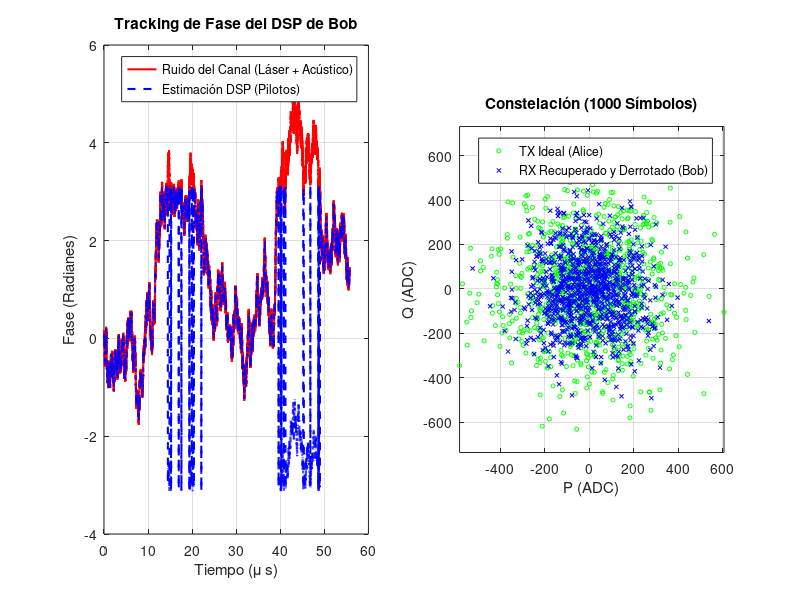

MATLAB code to generate this figure:
%% ========================================================================
%  MASTER TESTBENCH: END-TO-END CV-QKD (Láser -> Fibra -> DSP -> Math)
% ========================================================================
clear; clc; close all;

%% 1. PARÁMETROS DEL SISTEMA
ENABLE_EXPORT_VIVADO = true;

% --- Parámetros de Trama y Memoria ---
L_trama     = 16;      % 1 Piloto + 15 Datos
N_BOB_DATA  = 52224;   % Datos útiles que caben en la RAM de Bob
N_FRAMES    = ceil(N_BOB_DATA / 15); % ~3482 tramas
N_SAMPLES   = 26112;   % Datos sacrificados para la estimación

% En la fibra viajan los datos + los pilotos. Sumamos 1 piloto final para interpolar
N_FIBER     = N_FRAMES * L_trama + 1; 

% --- Parámetros Físicos del Canal ---
Ts           = 1e-9;   % Tiempo de símbolo (1 Gbaud)
T_real       = 0.5;    % Transmitancia real de la fibra
xi_real      = 0.02;   % Ruido en exceso cuántico (SNU)
V_A_snu      = 4.0;    % Varianza de Alice (SNU)
V_elec_snu   = 0.1;    % Ruido electrónico (SNU)
eta_detector = 0.6;    % Eficiencia del fotodiodo

% --- Calibración del Hardware (ADC) ---
N0_adc_var   = 10000;  % Varianza para 1 SNU
Amp_Piloto   = 20000;  % Amplitud fuerte para el pulso piloto (para no perder fase)

%% 2. MODELO DE RUIDO DE FASE DEL CANAL (Tu código integrado)
disp('1. Generando Perfil de Ruido de Fase (Wiener + Acústico)...');
t = (0:N_FIBER-1)' * Ts;

% A) Proceso de Wiener (Ancho de línea del láser 100 kHz)
sigma_w = sqrt(2 * pi * 100e3 * Ts); 
ruido_wiener = sigma_w * randn(N_FIBER, 1);
fase_wiener = cumsum(ruido_wiener);  

% B) Ruido Acústico (500 Hz)
f_acustica = 500; 
A_acustica = 0.5; 
fase_acustica = A_acustica * sin(2 * pi * f_acustica * t);

% C) Deriva Total
fase_total_canal = fase_wiener + fase_acustica;

%% 3. ALICE: GENERACIÓN CUÁNTICA CON PILOTOS INTERCALADOS
disp('2. Alice transmitiendo (Datos + Pilotos)...');
VarA_adc = V_A_snu * N0_adc_var;

P_A_tx = zeros(N_FIBER, 1);
Q_A_tx = zeros(N_FIBER, 1);

idx_pilotos = 1:L_trama:N_FIBER;
idx_datos   = setdiff(1:N_FIBER, idx_pilotos);

% Alice genera ruido Gaussiano para los datos
P_A_tx(idx_datos) = sqrt(VarA_adc) * randn(length(idx_datos), 1);
Q_A_tx(idx_datos) = sqrt(VarA_adc) * randn(length(idx_datos), 1);

% Alice inserta los pilotos fuertes en la cuadratura P (Fase 0)
P_A_tx(idx_pilotos) = Amp_Piloto;
Q_A_tx(idx_pilotos) = 0;

%% 4. EL CANAL: ATENUACIÓN Y AWGN
disp('3. La fibra atenúa e inyecta AWGN...');
Ruido_Total_snu = 1.0 + V_elec_snu + (T_real * eta_detector * xi_real);
Ruido_Total_adc = Ruido_Total_snu * N0_adc_var;

Z_noise_P = sqrt(Ruido_Total_adc) * randn(N_FIBER, 1);
Z_noise_Q = sqrt(Ruido_Total_adc) * randn(N_FIBER, 1);

% Rotación de Fase + Atenuación + AWGN
P_rx_ideal = sqrt(T_real * eta_detector) * P_A_tx;
Q_rx_ideal = sqrt(T_real * eta_detector) * Q_A_tx;

P_B_rx = P_rx_ideal .* cos(fase_total_canal) - Q_rx_ideal .* sin(fase_total_canal) + Z_noise_P;
Q_B_rx = P_rx_ideal .* sin(fase_total_canal) + Q_rx_ideal .* cos(fase_total_canal) + Z_noise_Q;

%% 5. RECEPCIÓN Y DSP DE BOB (Recuperación de Fase Vectorizada)
disp('4. DSP de Bob: Siguiendo y deshaciendo la fase (Unwrap)...');

% 1. Extracción de los pilotos recibidos y cálculo de su fase cruda
P_pilotos_rx = P_B_rx(idx_pilotos);
Q_pilotos_rx = Q_B_rx(idx_pilotos);

fase_pilotos_raw = atan2(Q_pilotos_rx, P_pilotos_rx);

% 2. EL SECRETO: Desenrollar la fase para evitar saltos de 2*pi
fase_pilotos_limpia = unwrap(fase_pilotos_raw);

% 3. Interpolación lineal para estimar la fase de todos los símbolos
% (interp1 interpola los huecos de los datos basándose en los pilotos)
fase_estimada = interp1(idx_pilotos, fase_pilotos_raw, (1:N_FIBER)', 'linear');
fase_estimada_datos = fase_estimada(idx_datos);

% (Pequeño arreglo por si el último símbolo queda fuera de la interpolación)
fase_estimada(isnan(fase_estimada)) = fase_estimada(find(~isnan(fase_estimada), 1, 'last'));

% 4. Des-rotación de toda la trama a la vez (DSP Vectorizado)
P_B_rec_full = P_B_rx .* cos(-fase_estimada) - Q_B_rx .* sin(-fase_estimada);
Q_B_rec_full = P_B_rx .* sin(-fase_estimada) + Q_B_rx .* cos(-fase_estimada);

% 5. Extraemos solo los datos útiles (descartando los pilotos de la trama)
P_A_data = P_A_tx(idx_datos); 
Q_A_data = Q_A_tx(idx_datos);
P_B_rec  = P_B_rec_full(idx_datos);
Q_B_rec  = Q_B_rec_full(idx_datos);

% 6. Truncamos al tamaño exacto de la RAM de Bob
P_A_data = P_A_data(1:N_BOB_DATA);
Q_A_data = Q_A_data(1:N_BOB_DATA);
P_B_rec  = P_B_rec(1:N_BOB_DATA);
Q_B_rec  = Q_B_rec(1:N_BOB_DATA);

% Cuantizamos a 16 bits todo lo recuperado (Bob RAM) y lo original (Alice RAM)
P_A_int = int16(round(P_A_data)); Q_A_int = int16(round(Q_A_data));
P_B_int = int16(round(P_B_rec));  Q_B_int = int16(round(Q_B_rec));

%% 6. SELECCIÓN DE PUNTEROS Y ESTIMACIÓN FLOTANTE (MATLAB IDEAL)
disp('5. Seleccionando muestras de sacrificio y calculando métricas...');
punteros = randperm(N_BOB_DATA, N_SAMPLES)' - 1;

% Sacamos las muestras correlacionadas usando los punteros
P_B_sac = P_B_int(punteros + 1); Q_B_sac = Q_B_int(punteros + 1);
P_A_sac = P_A_int(punteros + 1); Q_A_sac = Q_A_int(punteros + 1);

% Funciones nativas de MATLAB (Flotante)
var_B_float = (var(double(P_B_sac), 1) + var(double(Q_B_sac), 1)) / 2;
cov_mat_P = cov(double(P_A_sac), double(P_B_sac), 1);
cov_mat_Q = cov(double(Q_A_sac), double(Q_B_sac), 1);
cov_AB_float = (cov_mat_P(1,2) + cov_mat_Q(1,2)) / 2;

Sigma_Sq_ideal   = var_B_float;
Sigma_ideal      = sqrt(Sigma_Sq_ideal);
Sqrt_T_eta_ideal = cov_AB_float / VarA_adc;
T_eta_ideal = Sqrt_T_eta_ideal^2; % T * eta = (Cov / VarA)^2

%% 7. EMULACIÓN PUNTO FIJO (LLR_Math_Unit FPGA)
disp('6. Emulando el Hardware de Punto Fijo (FPGA)...');

sum_P_B = sum(int64(P_B_sac)); sum_sq_P_B = sum(int64(P_B_sac).^2);
sum_Q_B = sum(int64(Q_B_sac)); sum_sq_Q_B = sum(int64(Q_B_sac).^2);
sum_P_A = sum(int64(P_A_sac)); sum_cov_P  = sum(int64(P_A_sac) .* int64(P_B_sac));
sum_Q_A = sum(int64(Q_A_sac)); sum_cov_Q  = sum(int64(Q_A_sac) .* int64(Q_B_sac));

N_int = int64(N_SAMPLES); INV_2N2 = int64(206409);
cross_P_AB = sum_P_A * sum_P_B; cross_Q_AB = sum_Q_A * sum_Q_B;
sq_sum_P_B = sum_P_B * sum_P_B; sq_sum_Q_B = sum_Q_B * sum_Q_B;

num_cov_AB = (N_int * (sum_cov_P + sum_cov_Q)) - (cross_P_AB + cross_Q_AB);
num_var_B  = (N_int * (sum_sq_P_B + sum_sq_Q_B)) - (sq_sum_P_B + sq_sum_Q_B);

cov_AB_pure = bitshift(typecast(uint64(num_cov_AB) .* uint64(INV_2N2), 'int64'), -48); 
var_B_pure  = bitshift(typecast(uint64(num_var_B)  .* uint64(INV_2N2), 'int64'), -48);

Sigma_Sq_fp  = var_B_pure;
T_raw_15bits = bitshift(cov_AB_pure * 32768, 0) / int64(VarA_adc);
Sqrt_T_eta_fp = T_raw_15bits * 2;
T_eta_fp = bitshift(int64(Sqrt_T_eta_fp)^2, -16);

Sigma_raw_cordic = floor(sqrt(double(Sigma_Sq_fp)));
Sigma_fp         = int64(Sigma_raw_cordic) * 65536;

%% 8. GRÁFICAS DEL GEMELO DIGITAL
figure('Name', 'End-to-End QKD Tracker', 'Position', [100, 100, 1200, 600]);

% Gráfica de Ruido de Fase (DSP vs Canal)
subplot(1, 2, 1);
plot(t * 1e6, fase_total_canal, 'r', 'LineWidth', 1.5); hold on;
plot(t * 1e6, fase_estimada, 'b--', 'LineWidth', 1.5);
title('Tracking de Fase del DSP de Bob');
xlabel('Tiempo (\mu s)'); ylabel('Fase (Radianes)');
legend('Ruido del Canal (Láser + Acústico)', 'Estimación DSP (Pilotos)');
grid on;

% Constelación de los datos recuperados (Primeros 1000)
subplot(1, 2, 2);
plot(P_A_data(1:1000), Q_A_data(1:1000), 'go', 'MarkerSize', 3); hold on;
plot(P_B_rec(1:1000), Q_B_rec(1:1000), 'bx', 'MarkerSize', 3);
title('Constelación (1000 Símbolos)');
xlabel('P (ADC)'); ylabel('Q (ADC)');
legend('TX Ideal (Alice)', 'RX Recuperado y Derrotado (Bob)');
grid on; axis equal;

%% 9. TABLA DE RESULTADOS Y EXPORTACIÓN
disp('============================================================================');
disp('   MÉTRICA            |   FLOTANTE (Ideal)  |   PUNTO FIJO (FPGA) |  ERROR  ');
disp('----------------------+---------------------+---------------------+---------');
fprintf(' T (Transmitancia) | %19.4f | %19.4f | %7.4f \n', T_eta_ideal, double(T_eta_fp)/65536, abs(T_eta_ideal - double(T_eta_fp)/65536));
fprintf(' Sqrt(T*n)         | %19.4f | %19.4f | %7.4f \n', Sqrt_T_eta_ideal, double(Sqrt_T_eta_fp)/65536, abs(Sqrt_T_eta_ideal - double(Sqrt_T_eta_fp)/65536));
fprintf(' Sigma^2 (Entero)  | %19.4f | %19.4f | %7.4f \n', Sigma_Sq_ideal, double(Sigma_Sq_fp), abs(Sigma_Sq_ideal - double(Sigma_Sq_fp)));
fprintf(' Sigma   (Q16.16)  | %19.4f | %19.4f | %7.4f \n', Sigma_ideal, double(Sigma_fp)/65536, abs(Sigma_ideal - double(Sigma_fp)/65536));
disp('========================================================================');

if ENABLE_EXPORT_VIVADO
    disp('7. Exportando RAMs para Testbench de Vivado...');

    fase_estimada_datos = fase_estimada(idx_datos);
    fase_est_q15 = int32(round(fase_estimada_datos * 32768));

    fid_est = fopen('fase_estimada_datos.txt', 'w');
    for i=1:length(fase_est_q15)
        fprintf(fid_est, '%08X\n', typecast(fase_est_q15(i), 'uint32'));
    end
    fclose(fid_est);

    fases_q15 = int32(round(fase_pilotos_raw * 32768));
    
    fid_pil = fopen('fase_pilotos_raw.txt', 'w');
    for i=1:length(fases_q15)
        % Guardamos en Hexadecimal de 32 bits (aunque la FPGA usará los 18 bajos)
        fprintf(fid_pil, '%08X\n', typecast(fases_q15(i), 'uint32'));
    end
    fclose(fid_pil);
    
    fid_ptr = fopen('ptr_ram.txt', 'w');
    for i=1:N_SAMPLES, fprintf(fid_ptr, '%04X\n', punteros(i)); end; fclose(fid_ptr);
    
    fid_bob = fopen('bob_ram.txt', 'w');
    for i=1:N_BOB_DATA, fprintf(fid_bob, '%04X%04X\n', typecast(Q_B_int(i), 'uint16'), typecast(P_B_int(i), 'uint16')); end; fclose(fid_bob);
    
    fid_alice = fopen('alice_ram.txt', 'w');
    % CUIDADO: La BRAM de Alice solo almacena las 26112 de sacrificio
    for i=1:N_SAMPLES, fprintf(fid_alice, '%04X%04X\n', typecast(Q_A_sac(i), 'uint16'), typecast(P_A_sac(i), 'uint16')); end; fclose(fid_alice);

    fid_exp = fopen('expected_llr_math.txt', 'w');
    fprintf(fid_exp, '%08X\n', typecast(int32(T_eta_fp),      'uint32'));
    fprintf(fid_exp, '%08X\n', typecast(int32(Sqrt_T_eta_fp), 'uint32'));
    fprintf(fid_exp, '%08X\n', typecast(int32(Sigma_Sq_fp),   'uint32'));
    fprintf(fid_exp, '%08X\n', typecast(int32(Sigma_fp),      'uint32'));

    % =====================================================================
    % Exportar Datos Crudos (ADC) para el DSP en FPGA
    % Cuantizamos a 16 bits la señal cruda con el ruido de fase INCLUIDO
    % =====================================================================
    P_ADC = int16(round(P_B_rx));
    Q_ADC = int16(round(Q_B_rx));

    fid_adc = fopen('bob_raw_adc.txt', 'w');
    % Guardamos los 52.224 + pilotos (N_FIBER)
    for i=1:N_FIBER
        fprintf(fid_adc, '%04X%04X\n', typecast(Q_ADC(i), 'uint16'), typecast(P_ADC(i), 'uint16'));
    end
    fclose(fid_adc);
    fclose(fid_exp);
    
    disp('   [OK] Archivos de simulación generados con éxito.');
end
